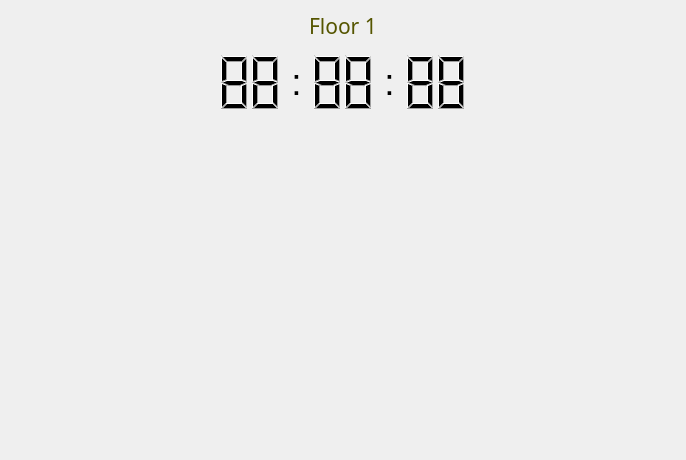
<?xml version="1.0" encoding="UTF-8"?>
<ui version="4.0">
 <class>Dialog</class>
 <widget class="QWidget" name="Dialog">
  <property name="geometry">
   <rect>
    <x>0</x>
    <y>0</y>
    <width>686</width>
    <height>460</height>
   </rect>
  </property>
  <property name="windowTitle">
   <string>Dialog</string>
  </property>
  <property name="autoFillBackground">
   <bool>true</bool>
  </property>
  <layout class="QVBoxLayout" name="verticalLayout_3">
   <item>
    <layout class="QHBoxLayout" name="horizontalLayout_4">
     <item>
      <spacer name="horizontalSpacer_6">
       <property name="orientation">
        <enum>Qt::Horizontal</enum>
       </property>
       <property name="sizeHint" stdset="0">
        <size>
         <width>40</width>
         <height>20</height>
        </size>
       </property>
      </spacer>
     </item>
     <item>
      <widget class="QLabel" name="btitle">
       <property name="font">
        <font>
         <family>Sans Serif</family>
         <pointsize>16</pointsize>
         <stylestrategy>PreferDefault</stylestrategy>
        </font>
       </property>
       <property name="styleSheet">
        <string notr="true">color: rgb(85, 85, 0);</string>
       </property>
       <property name="text">
        <string>Floor 1</string>
       </property>
      </widget>
     </item>
     <item>
      <spacer name="horizontalSpacer_7">
       <property name="orientation">
        <enum>Qt::Horizontal</enum>
       </property>
       <property name="sizeHint" stdset="0">
        <size>
         <width>40</width>
         <height>20</height>
        </size>
       </property>
      </spacer>
     </item>
    </layout>
   </item>
   <item>
    <layout class="QHBoxLayout" name="TheBoard"/>
   </item>
   <item>
    <layout class="QHBoxLayout" name="horizontalLayout_2">
     <item>
      <spacer name="horizontalSpacer">
       <property name="orientation">
        <enum>Qt::Horizontal</enum>
       </property>
       <property name="sizeHint" stdset="0">
        <size>
         <width>40</width>
         <height>20</height>
        </size>
       </property>
      </spacer>
     </item>
     <item>
      <layout class="QHBoxLayout" name="horizontalLayout">
       <item>
        <widget class="QLCDNumber" name="timeMin">
         <property name="minimumSize">
          <size>
           <width>70</width>
           <height>70</height>
          </size>
         </property>
         <property name="frameShape">
          <enum>QFrame::NoFrame</enum>
         </property>
         <property name="numDigits">
          <number>2</number>
         </property>
         <property name="mode">
          <enum>QLCDNumber::Dec</enum>
         </property>
         <property name="segmentStyle">
          <enum>QLCDNumber::Filled</enum>
         </property>
         <property name="intValue" stdset="0">
          <number>88</number>
         </property>
        </widget>
       </item>
       <item>
        <widget class="QLabel" name="label_3">
         <property name="minimumSize">
          <size>
           <width>0</width>
           <height>70</height>
          </size>
         </property>
         <property name="font">
          <font>
           <pointsize>28</pointsize>
          </font>
         </property>
         <property name="text">
          <string>:</string>
         </property>
         <property name="scaledContents">
          <bool>false</bool>
         </property>
         <property name="alignment">
          <set>Qt::AlignCenter</set>
         </property>
        </widget>
       </item>
       <item>
        <widget class="QLCDNumber" name="timeSec">
         <property name="minimumSize">
          <size>
           <width>70</width>
           <height>70</height>
          </size>
         </property>
         <property name="frameShape">
          <enum>QFrame::NoFrame</enum>
         </property>
         <property name="numDigits">
          <number>2</number>
         </property>
         <property name="mode">
          <enum>QLCDNumber::Dec</enum>
         </property>
         <property name="segmentStyle">
          <enum>QLCDNumber::Filled</enum>
         </property>
         <property name="intValue" stdset="0">
          <number>88</number>
         </property>
        </widget>
       </item>
       <item>
        <widget class="QLabel" name="label_4">
         <property name="font">
          <font>
           <pointsize>28</pointsize>
          </font>
         </property>
         <property name="text">
          <string>:</string>
         </property>
         <property name="scaledContents">
          <bool>false</bool>
         </property>
         <property name="alignment">
          <set>Qt::AlignCenter</set>
         </property>
        </widget>
       </item>
       <item>
        <widget class="QLCDNumber" name="timeProcentSec">
         <property name="minimumSize">
          <size>
           <width>70</width>
           <height>70</height>
          </size>
         </property>
         <property name="frameShape">
          <enum>QFrame::NoFrame</enum>
         </property>
         <property name="numDigits">
          <number>2</number>
         </property>
         <property name="mode">
          <enum>QLCDNumber::Dec</enum>
         </property>
         <property name="segmentStyle">
          <enum>QLCDNumber::Filled</enum>
         </property>
         <property name="intValue" stdset="0">
          <number>88</number>
         </property>
        </widget>
       </item>
      </layout>
     </item>
     <item>
      <spacer name="horizontalSpacer_4">
       <property name="orientation">
        <enum>Qt::Horizontal</enum>
       </property>
       <property name="sizeHint" stdset="0">
        <size>
         <width>40</width>
         <height>20</height>
        </size>
       </property>
      </spacer>
     </item>
    </layout>
   </item>
   <item>
    <spacer name="verticalSpacer_2">
     <property name="orientation">
      <enum>Qt::Vertical</enum>
     </property>
     <property name="sizeHint" stdset="0">
      <size>
       <width>20</width>
       <height>96</height>
      </size>
     </property>
    </spacer>
   </item>
  </layout>
 </widget>
 <resources/>
 <connections/>
</ui>
